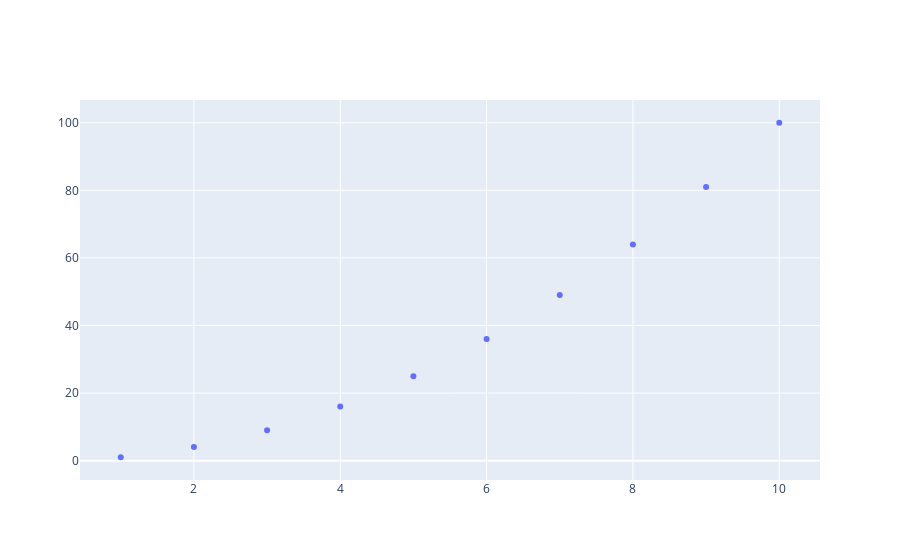

Notebook code for this chart:
### Code cell
from plotly.offline import init_notebook_mode, iplot
from plotly.graph_objs import *

# initiate notebook for offline plot
init_notebook_mode(connected=True)    

x = [1, 2, 3, 4, 5, 6, 7, 8, 9, 10]
y = [1, 4, 9, 16, 25, 36, 49, 64, 81, 100]

plot = Scatter(x=x, y=y, mode = 'markers',)

iplot([plot, ])

### Figure 1 — Plotly figure (JSON) as saved in the notebook; plotly's stock layout.template omitted (floating-point values rounded to 4 significant figures)
{"data": [{"mode": "markers", "x": [1, 2, 3, 4, 5, 6, 7, 8, 9, 10], "y": [1, 4, 9, 16, 25, 36, 49, 64, 81, 100], "type": "scatter"}], "layout": {"xaxis": {"type": "linear", "range": [0.4554, 10.54], "autorange": true}, "yaxis": {"type": "linear", "range": [-7.17, 108.2], "autorange": true}, "autosize": true}}
